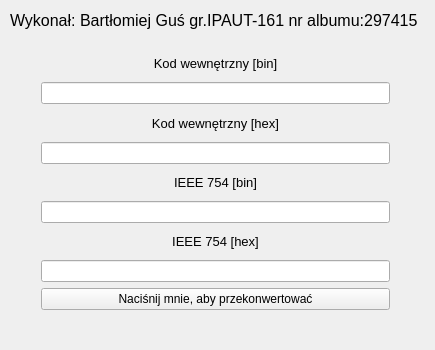
<?xml version="1.0" encoding="UTF-8"?>
<ui version="4.0">
 <class>MainWindow</class>
 <widget class="QMainWindow" name="MainWindow">
  <property name="geometry">
   <rect>
    <x>0</x>
    <y>0</y>
    <width>435</width>
    <height>350</height>
   </rect>
  </property>
  <property name="windowTitle">
   <string>MainWindow</string>
  </property>
  <widget class="QWidget" name="centralWidget">
   <widget class="QWidget" name="layoutWidget">
    <property name="geometry">
     <rect>
      <x>30</x>
      <y>40</y>
      <width>371</width>
      <height>281</height>
     </rect>
    </property>
    <layout class="QVBoxLayout" name="verticalLayout">
     <item>
      <widget class="QLabel" name="label">
       <property name="font">
        <font>
         <pointsize>10</pointsize>
        </font>
       </property>
       <property name="text">
        <string>Kod wewnętrzny [bin]</string>
       </property>
       <property name="alignment">
        <set>Qt::AlignCenter</set>
       </property>
      </widget>
     </item>
     <item>
      <widget class="QLineEdit" name="wew_lineEdit"/>
     </item>
     <item>
      <widget class="QLabel" name="label_4">
       <property name="font">
        <font>
         <pointsize>10</pointsize>
        </font>
       </property>
       <property name="text">
        <string>Kod wewnętrzny [hex]</string>
       </property>
       <property name="alignment">
        <set>Qt::AlignCenter</set>
       </property>
      </widget>
     </item>
     <item>
      <widget class="QLineEdit" name="wewhex_lineEdit"/>
     </item>
     <item>
      <widget class="QLabel" name="label_2">
       <property name="font">
        <font>
         <pointsize>10</pointsize>
        </font>
       </property>
       <property name="text">
        <string>IEEE 754 [bin]</string>
       </property>
       <property name="alignment">
        <set>Qt::AlignCenter</set>
       </property>
      </widget>
     </item>
     <item>
      <widget class="QLineEdit" name="ieee754_lineEdit"/>
     </item>
     <item>
      <widget class="QLabel" name="label_3">
       <property name="font">
        <font>
         <pointsize>10</pointsize>
        </font>
       </property>
       <property name="text">
        <string>IEEE 754 [hex]</string>
       </property>
       <property name="alignment">
        <set>Qt::AlignCenter</set>
       </property>
      </widget>
     </item>
     <item>
      <widget class="QLineEdit" name="ieee754hex_lineEdit"/>
     </item>
     <item>
      <widget class="QPushButton" name="konwertuj_pushButton">
       <property name="text">
        <string>Naciśnij mnie, aby przekonwertować</string>
       </property>
      </widget>
     </item>
    </layout>
   </widget>
   <widget class="QLabel" name="label_5">
    <property name="geometry">
     <rect>
      <x>10</x>
      <y>10</y>
      <width>421</width>
      <height>21</height>
     </rect>
    </property>
    <property name="font">
     <font>
      <pointsize>12</pointsize>
     </font>
    </property>
    <property name="text">
     <string>Wykonał: Bartłomiej Guś gr.IPAUT-161 nr albumu:297415</string>
    </property>
   </widget>
  </widget>
 </widget>
 <layoutdefault spacing="6" margin="11"/>
 <resources/>
 <connections/>
</ui>
